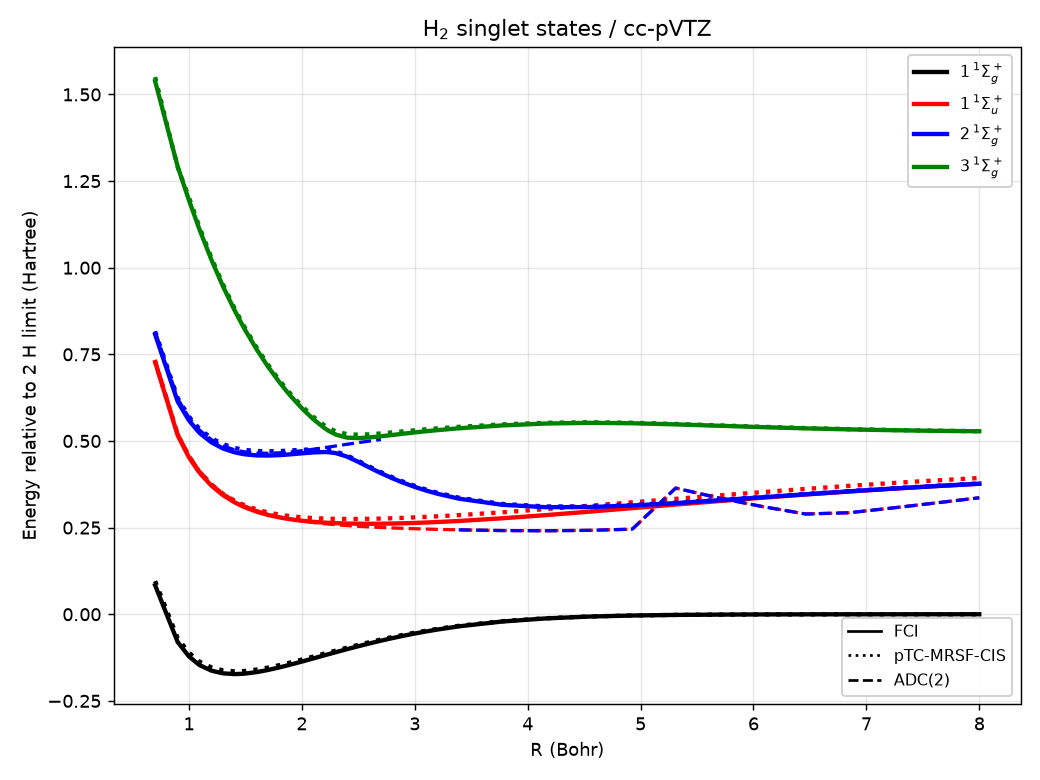

Reproduce this figure in Python.
"""
H2 dissociation, singlet states, cc-pVTZ. Energies relative to the S0 (X 1Sg+)
dissociation limit (-> 0). Three methods, same color per state:
    FCI  : solid     pTC-MRSF-CIS : dotted     ADC(2) : dashed

States (all singlets):
    S0 = 1 ^1Sigma_g^+ (X)            S1 = 1 ^1Sigma_u^+ (B)
    S2 = ^1Sigma_g^+ Rydberg (E/EF)   S3 = ^1Sigma_g^+ doubly-excited (sigma_u^2)
S3 is HIGH at short R (sigma_u^2 is a double excitation) and descends; it is a
multireference state that FCI and pTC-MRSF-CIS capture but ADC(2) (singles)
cannot. S3 is identified by its sigma_u^2 character, not by energy order.

FCI and ADC(2) are standard pyscf; pTC-MRSF-CIS is this repo's reference code.

Run:  python3 pes_h2.py  ->  pes_h2.png
"""

import os
import numpy as np
import matplotlib
matplotlib.use("Agg")
import matplotlib.pyplot as plt
from scipy.linalg import expm
from pyscf import gto, scf, fci, ao2mo, symm

from tc_finite_basis import ann, cre, ms0_determinants
from ptc_mrsf_cis import build_s2

BASIS = "cc-pvtz"
ONLY_FCI = False           # FCI(solid) + pTC-MRSF-CIS(dotted) + ADC(2)(dashed)
COLORS = ['black', 'red', 'blue', 'green']     # match the reference figure
LABELS = [r'$1\,^1\Sigma_g^+$', r'$1\,^1\Sigma_u^+$',
          r'$2\,^1\Sigma_g^+$', r'$3\,^1\Sigma_g^+$']


def fci_states(Rb):
    """[S0, S1, S2, S3] singlets, by ADIABATIC energy order within each spatial
    symmetry (eigenvalues are continuous in R, so the curves are smooth):
      S0 = 1 1Sg+ (X), S2 = 2 1Sg+, S3 = 3 1Sg+   (1st/2nd/3rd 1Sg+ singlets)
      S1 = 1 1Su+ (B)                              (lowest 1Su+ singlet).
    A SINGLET-restricted, symmetry-constrained solver (direct_spin0_symm with
    wfnsym) is essential: an unconstrained FCI mixes the near-degenerate A1g
    singlet/triplet roots (giving fractional <S^2> and discontinuous curves)."""
    mol = gto.M(atom=f'H 0 0 0; H 0 0 {Rb}', basis=BASIS, unit='Bohr',
                symmetry=True, verbose=0)
    mf = scf.RHF(mol).run()
    norb = mf.mo_coeff.shape[1]
    ne = mol.nelectron
    C = mf.mo_coeff
    h1 = C.T @ mf.get_hcore() @ C
    eri = ao2mo.kernel(mol, C)
    cis = fci.direct_spin0_symm.FCI(mol)

    def solve(sym, nr):
        cis.wfnsym = sym; cis.nroots = nr
        e, _ = cis.kernel(h1, eri, norb, ne, ecore=mol.energy_nuc(),
                          orbsym=mf.orbsym)
        return np.sort(np.atleast_1d(e))
    g = solve('A1g', 3)        # 1,2,3 1Sg+  (singlet-pure, gerade)
    u = solve('A1u', 1)        # 1 1Su+ (B)  (singlet-pure, ungerade)
    return np.array([g[0], u[0], g[1], g[2]])


def adc_states(Rb, e_gs, fci_ref):
    from pyscf import adc
    mol = gto.M(atom=f'H 0 0 0; H 0 0 {Rb}', basis=BASIS, unit='Bohr', verbose=0)
    mf = scf.RHF(mol).run()
    out = [np.nan] * 4              # ADC ground (MP2) is wrong: not plotted
    try:
        a = adc.ADC(mf); a.method = 'adc(2)'; a.method_type = 'ee'; a.verbose = 0
        a.kernel_gs()
        e, *_ = a.kernel(nroots=10)
        ex = np.array([e_gs + x for x in np.atleast_1d(e)])   # on the FCI ground
        # S3 (3 1Sg+) is sigma_u^2, a genuine DOUBLE excitation: it lives in the
        # 2p-2h block of ADC(2), described there only at zeroth order (no
        # correlation), so ADC(2) cannot represent it -> not plotted.
        for j in (1, 2):
            d = np.abs(ex - fci_ref[j])
            out[j] = ex[int(np.argmin(d))] if d.min() < 0.10 else np.nan
    except Exception:
        pass
    return out


def ptc_states(Rb, fci_ref, ext_max=16):
    mol = gto.M(atom=f'H 0 0 0; H 0 0 {Rb}', basis=BASIS, unit='Bohr',
                spin=2, symmetry=True, verbose=0)
    mf = scf.ROHF(mol).run()
    norb = mf.mo_coeff.shape[1]
    C = mf.mo_coeff
    h1 = C.T @ mf.get_hcore() @ C
    eri = ao2mo.restore(1, ao2mo.kernel(mol, C), norb)
    moe = mf.mo_energy
    par = np.array([-1 if 'u' in symm.irrep_id2name(mol.groupname, s) else 1
                    for s in mf.orbsym])
    basis = ms0_determinants(norb, 1)
    index = {d: i for i, d in enumerate(basis)}
    na = norb; dim = na * na
    h2e = fci.direct_spin1.absorb_h1e(h1, eri, norb, (1, 1), 0.5)
    H = np.empty((dim, dim)); e0 = np.zeros(dim)
    for k in range(dim):
        e0[:] = 0.0; e0[k] = 1.0
        H[:, k] = fci.direct_spin1.contract_2e(
            h2e, e0.reshape(na, na), norb, (1, 1)).reshape(-1)
    H += mol.energy_nuc() * np.eye(dim)
    S2 = build_s2(basis, norb, 1)
    occ_a = [0, 1]

    def didx(a_o, b_o):
        return index.get(tuple(sorted([2 * p for p in a_o] + [2 * p + 1 for p in b_o])))
    mr = sorted({i for q in occ_a for rem in [[o for o in occ_a if o != q]]
                 for p in range(norb) for i in (didx(rem, [p]), didx([p], rem))
                 if i is not None})
    nso = 2 * norb
    occ_so = [2 * p for p in occ_a] + [2 * p + 1 for p in occ_a]
    ext = [P for P in range(nso) if occ_a[1] < P // 2 <= occ_a[1] + ext_max]
    esp = np.array([moe[P // 2] for P in range(nso)])

    def aphys(P, Q, Rr, Sx):
        p, sp = P // 2, P % 2; q, sq = Q // 2, Q % 2
        r, sr = Rr // 2, Rr % 2; s, ss = Sx // 2, Sx % 2
        v = 0.0
        if sp == sr and sq == ss:
            v += eri[p, r, q, s]
        if sp == ss and sq == sr:
            v -= eri[p, s, q, r]
        return v

    T2 = np.zeros((dim, dim))
    for col, det in enumerate(basis):
        for ii, I in enumerate(occ_so):
            for J in occ_so[ii + 1:]:
                for ia, A in enumerate(ext):
                    for B in ext[ia + 1:]:
                        num = aphys(I, J, A, B)
                        if abs(num) < 1e-12:
                            continue
                        t = num / (esp[I] + esp[J] - esp[A] - esp[B])
                        g, d = ann(det, I)
                        if g == 0:
                            continue
                        g2, d = ann(d, J);  g *= g2
                        if g2 == 0:
                            continue
                        g2, d = cre(d, B);  g *= g2
                        if g2 == 0:
                            continue
                        g2, d = cre(d, A)
                        if g2 == 0:
                            continue
                        T2[index[d], col] += t * g * g2
    from nonsym_tda_eig import nonsym_tda_eig
    Hbar = expm(-T2) @ H @ expm(T2)
    sub = np.ix_(mr, mr)
    ee, vr, vl, info = nonsym_tda_eig(Hbar[sub], len(mr))
    Pd = np.array([np.prod([par[P // 2] for P in basis[i]]) for i in mr])
    S2sub = S2[sub]
    # non-Hermitian Hbar: spin/parity must be the BIORTHONORMAL expectation
    # <vl|O|vr> (vl.T @ vr = I from nonsym_tda_eig), NOT <vr|O|vr>; otherwise the
    # 1Su+ triplet (-> 0) is misread as a singlet and stolen into the S1 curve.
    den = np.einsum('ik,ik->k', vl, vr)
    parity = (np.einsum('ik,ik->k', vl, Pd[:, None] * vr) / den).real
    # NOTE: the non-Hermitian transcorrelated H_bar spoils the <S^2> labels
    # (fractional/inverted values), so spin is NOT used here. Parity (gerade /
    # ungerade) IS clean. We track each physical state by parity + nearest FCI
    # energy -- the same scheme used for ADC. pTC keeps its OWN energies; this
    # only assigns which root is which state (and the lowest u root, the b 3Su+
    # triplet -> 0, is correctly NOT picked for the S1 = B 1Su+ singlet curve).
    g_states = sorted(ee[k].real for k in range(len(ee)) if parity[k] > 0)
    u_states = sorted(ee[k].real for k in range(len(ee)) if parity[k] < 0)

    def nearest(cands, ref, used, tol=0.2):
        best, bd = np.nan, tol
        for e in cands:
            if any(abs(e - x) < 1e-9 for x in used):
                continue
            if np.isfinite(ref) and abs(e - ref) < bd:
                bd, best = abs(e - ref), e
        return best

    out = [np.nan] * 4
    if g_states:
        out[0] = g_states[0]                              # S0 = lowest 1Sg+
    out[1] = nearest(u_states, fci_ref[1], [])            # S1 = B 1Su+ (singlet)
    out[2] = nearest(g_states[1:], fci_ref[2], [out[0]])  # S2 = 2 1Sg+
    out[3] = nearest(g_states[1:], fci_ref[3], [out[0], out[2]])  # S3 = 3 1Sg+
    return np.array(out)


CKPT = "pes_h2_data.npz"


def compute(Rs):
    """Compute (or resume) FCI/pTC/ADC for all R; checkpoint after each point.
    Re-run any time -- finished points are loaded from CKPT and skipped."""
    n = len(Rs)
    EF = np.full((n, 4), np.nan)
    PT = np.full((n, 4), np.nan)
    AD = np.full((n, 4), np.nan)
    if os.path.exists(CKPT):
        d = np.load(CKPT)
        oR = d["Rs"]                            # merge prior points by R value
        for i, R in enumerate(Rs):
            j = np.where(np.abs(oR - R) < 1e-9)[0]
            if len(j) and not np.isnan(d["EF"][j[0], 0]):
                EF[i], PT[i], AD[i] = d["EF"][j[0]], d["PT"][j[0]], d["AD"][j[0]]
        print(f"resumed from {CKPT}: "
              f"{int(np.sum(~np.isnan(EF[:, 0])))}/{n} points reused")
    for i, R in enumerate(Rs):
        if not np.isnan(EF[i, 0]):              # already computed
            continue
        EF[i] = fci_states(R)
        PT[i] = ptc_states(R, EF[i])
        AD[i] = adc_states(R, EF[i, 0], EF[i])
        np.savez(CKPT, Rs=Rs, EF=EF, PT=PT, AD=AD)   # checkpoint each point
        print(f"  done R={R:.3f} Bohr ({i + 1}/{n})", flush=True)
    return EF, PT, AD


def main():
    Rs = np.unique(np.concatenate([np.linspace(0.7, 8.0, 20),
                                   np.linspace(0.9, 2.0, 12),   # steep short-R region
                                   np.linspace(2.0, 3.2, 13)])) # avoided crossing
    EF, PT, AD = compute(Rs)
    shift = EF[-1, 0]                                 # S0 dissociation limit

    plt.figure(figsize=(8, 6))
    AD[:, 3] = np.nan          # ADC(2) cannot represent the sigma_u^2 double (S3)
    for k in range(4):
        c = COLORS[k]
        plt.plot(Rs, EF[:, k] - shift, '-', color=c, lw=2.4, label=LABELS[k])
        if not ONLY_FCI:
            plt.plot(Rs, PT[:, k] - shift, ':', color=c, lw=2.4)
            if k in (1, 2):                    # ADC(2): singly-excited states only
                plt.plot(Rs, AD[:, k] - shift, '--', color=c, lw=1.8)
    # legend: states (color) + methods (style)
    from matplotlib.lines import Line2D
    style = [Line2D([0], [0], color='k', ls='-', label='FCI'),
             Line2D([0], [0], color='k', ls=':', label='pTC-MRSF-CIS'),
             Line2D([0], [0], color='k', ls='--', label='ADC(2)')]
    leg1 = plt.legend(loc='upper right', framealpha=0.95, fontsize=9)
    plt.gca().add_artist(leg1)
    if not ONLY_FCI:
        plt.legend(handles=style, loc='lower right', framealpha=0.95, fontsize=9)
    plt.xlabel('R (Bohr)')
    plt.ylabel('Energy relative to 2 H limit (Hartree)')
    plt.title('H$_2$ singlet states / cc-pVTZ')
    plt.grid(alpha=0.3)
    plt.tight_layout()
    plt.savefig('pes_h2.png', dpi=130)
    print("wrote pes_h2.png")


if __name__ == "__main__":
    main()
